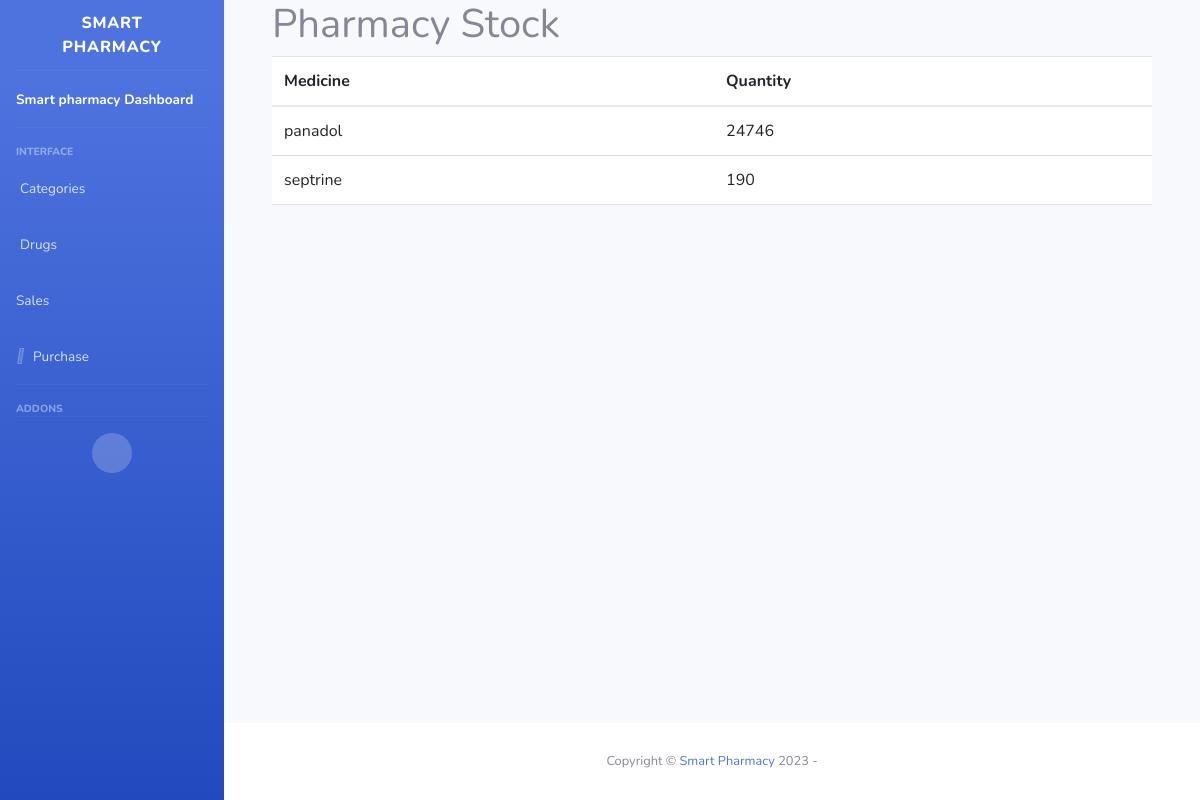
The app's page /view_stock/ (signed in), older data.
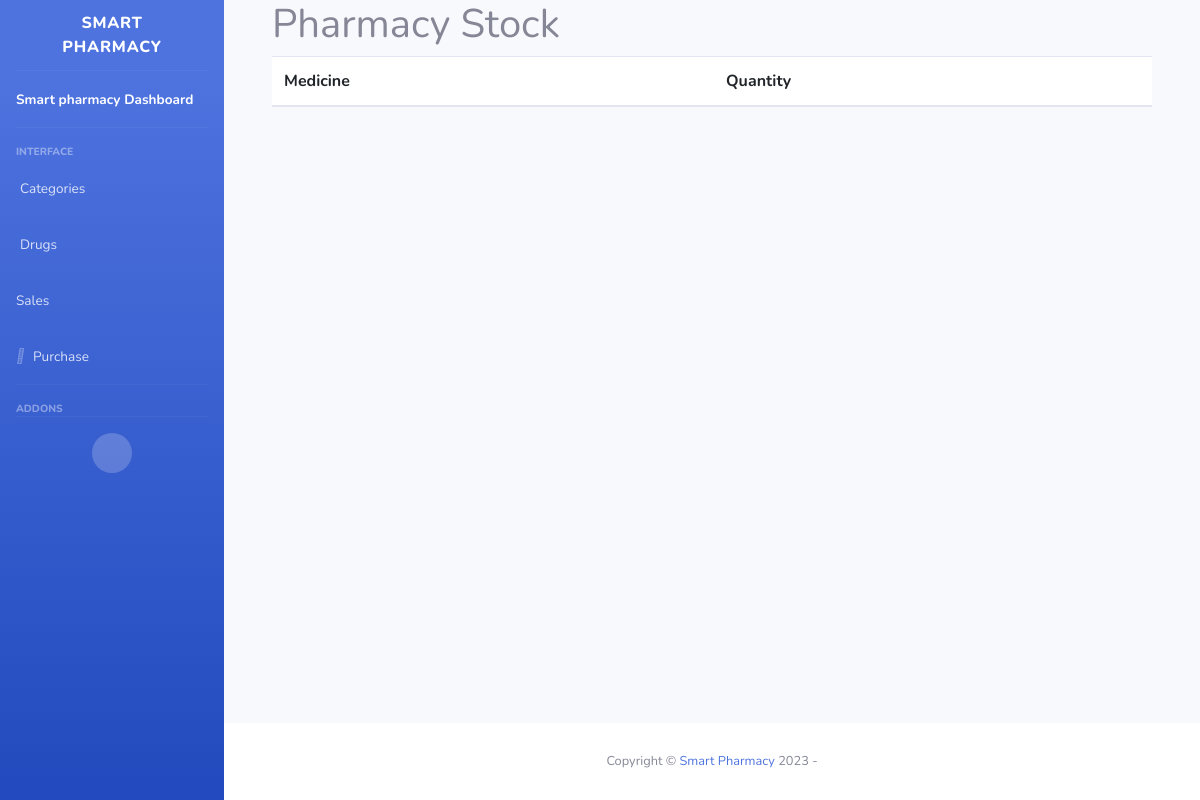
The same page, newer data.
### pharmacy/models.py (models this page shows, shortened)
class Stock(models.Model):
    medicine = models.OneToOneField(Medicine, on_delete=models.CASCADE)
    quantity = models.PositiveIntegerField(default=0)

class Medicine(models.Model):
    name = models.CharField(max_length=200, unique=True)
    category = models.ForeignKey(Category, on_delete=models.CASCADE)
    batch_number = models.CharField(max_length=50)
    expiration_date = models.DateField()
    supplier = models.ForeignKey(Supplier, on_delete=models.CASCADE)
    def __str__(self):
        return self.name

### pharmacy/views.py (the view)
# urls.py: path('view_stock/', views.view_stock, name='view_stock'),
@login_required(login_url='login')
def view_stock(request):
    stocks = Stock.objects.all()
    return render(request, 'pharmacy/view_stock.html', {'stocks': stocks})

### pharmacy/templates/pharmacy/view_stock.html (shortened to what this page needs)
{% extends 'main.html' %}
{% load static %}
{% block content %}
    <section id="page-top">
        <div id="wrapper">
            {% include 'pharmacy/sideBar.html' %}
            <div id="content-wrapper" class="d-flex flex-column">
                <div id="content" class="container-fluid">
                    <div class="container">
                        <h1>Pharmacy Stock </h1>
                        <table class="table">
                            <thead>
                            <tr>
                                <th>Medicine</th>
                                <th>Quantity</th>
                            </tr>
                            </thead>
                            <tbody>
                            {% for stock in stocks %}
                                <tr>
                                    <td>{{ stock.medicine }}</td>
                                    <td>{{ stock.quantity }}</td>
                                </tr>
                            {% endfor %}
                            </tbody>
                        </table>
                    </div>
                </div>
                {% include 'footer.html' %}
            </div>
        </div>
    </section>
{% endblock %}

### templates/main.html (shortened to what this page needs)
<!DOCTYPE html>
<html lang="en">
<head>
    {% load static %}
    <link rel="stylesheet" href="https://cdn.jsdelivr.net/npm/bootstrap-icons@1.3.0/font/bootstrap-icons.css">
    <link href="https://cdn.jsdelivr.net/npm/bootstrap@5.3.0-alpha3/dist/css/bootstrap.min.css" rel="stylesheet"
>
    <link href="{% static 'vendor/fontawesome-free/css/all.min.css' %}" rel="stylesheet" type="text/css">
    <link href="{% static 'vendor/fontawesome-free/css/all.min.css' %}" rel="stylesheet" type="text/css">
    <link href="{% static 'css/sb-admin-2.min.css' %}" rel="stylesheet">
</head>
<body>
    {% block content %}
    {% endblock %}
</body>
</html>

### pharmacy/templates/pharmacy/sideBar.html (shortened to what this page needs)
<ul class="navbar-nav bg-gradient-primary sidebar sidebar-dark accordion" id="accordionSidebar">
    <a class="sidebar-brand d-flex align-items-center justify-content-center" href="{% url 'home' %}">
        <div class="sidebar-brand-text mx-3">Smart Pharmacy</div>
    </a>
    <hr class="sidebar-divider my-0">
    <li class="nav-item active">
        <a class="nav-link" href="#">
            <span>Smart pharmacy Dashboard</span></a>
    </li>
    <hr class="sidebar-divider">
    <div class="sidebar-heading">
        Interface
    </div>
    <li class="nav-item">
        <a class="nav-link collapsed" href="{% url 'categories' %}" data-toggle="collapse"
           data-target="#collapseCategory"
           aria-expanded="true" aria-controls="collapseCategory">
            <span>Categories</span>
        </a>
    </li>
    <li class="nav-item">
        <a class="nav-link collapsed" href="{% url 'medicines' %}" data-toggle="collapse"
           data-target="#collapseMedicine"
           aria-expanded="true" aria-controls="collapseMedicine">
            <span>Drugs</span>
        </a>
    </li>
    <li class="nav-item">
        <a class="nav-link collapsed" href="#sales" data-toggle="collapse" data-target="#collapseTwo"
           aria-expanded="true" aria-controls="collapseTwo">
            <span>Sales</span>
        </a>
    </li>
    {% if request.user.is_superuser %}
    	<li class="nav-item">
        <a class="nav-link collapsed" href="#" data-toggle="collapse" data-target="#collapseUtilities"
           aria-expanded="true" aria-controls="collapseUtilities">
            <i class="fa-regular fa-credit-card"></i>
            <span>Purchase</span>
        </a>
    </li>
    {% endif %}
    <hr class="sidebar-divider">
    <div class="sidebar-heading">
        Addons
    </div>
    <hr class="sidebar-divider d-none d-md-block">
    <div class="text-center d-none d-md-inline">
        <button class="rounded-circle border-0" id="sidebarToggle"></button>
    </div>
</ul>

### templates/footer.html
<footer class="sticky-footer bg-white">
    <div class="container my-auto">
        <div class="copyright text-center my-auto">
           <span>Copyright &copy; <a href="https://github.com/stephenWanjala" target="_blank">Smart Pharmacy</a> 2023 - {{ currentYear }}</span>
        </div>
    </div>
</footer>

Row changes from the older to the newer data that the page shows:
removed Stock: medicine "panadol", quantity "24746"
removed Stock: medicine "septrine", quantity "190"
